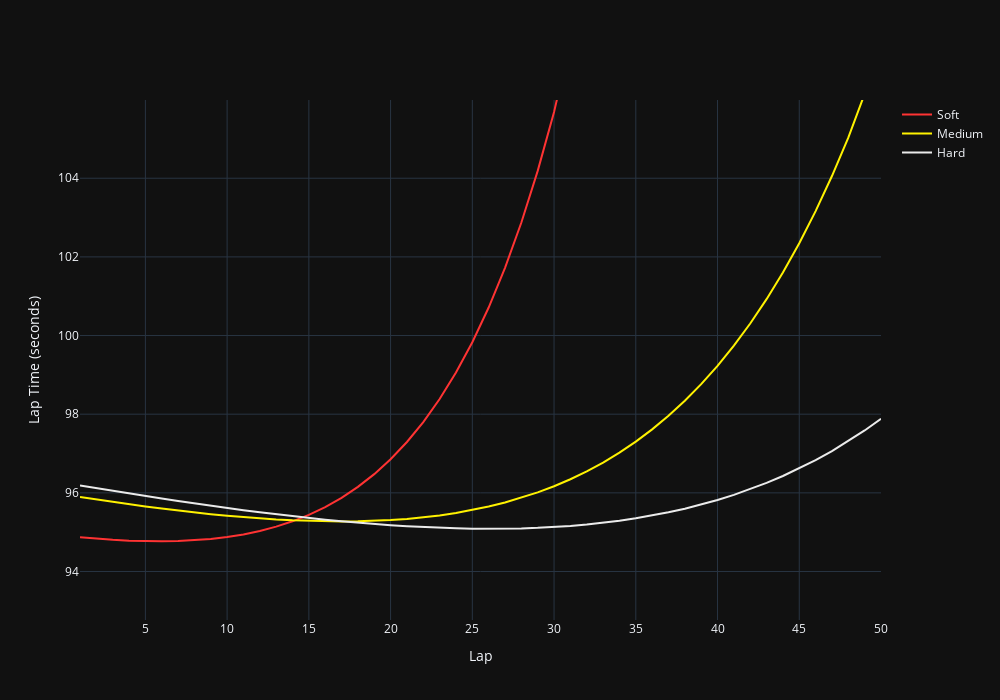

The notebook cell saved with this chart:
### Code cell
hovertemplate = '<b>Lap:</b> %{x}<br><b>Time:</b> %{customdata}'

fig = go.Figure()
fig.add_trace(go.Scatter(x=df_times[df_times['Tyre'] == 'SOFT']['Lap'],
                         y=df_times[df_times['Tyre'] == 'SOFT']['FinalLapTime'],
                         mode='lines',
                         name='Soft',
                         line_color=compound_colors['SOFT'],
                         customdata=df_times[df_times['Tyre'] == 'SOFT']['TimeStr'],
                         hovertemplate=hovertemplate))

fig.add_trace(go.Scatter(x=df_times[df_times['Tyre'] == 'MEDIUM']['Lap'],
                         y=df_times[df_times['Tyre'] == 'MEDIUM']['FinalLapTime'],
                         mode='lines',
                         name='Medium',
                         line_color=compound_colors['MEDIUM'],
                         customdata=df_times[df_times['Tyre'] == 'MEDIUM']['TimeStr'],
                         hovertemplate=hovertemplate))

fig.add_trace(go.Scatter(x=df_times[df_times['Tyre'] == 'HARD']['Lap'],
                         y=df_times[df_times['Tyre'] == 'HARD']['FinalLapTime'],
                         mode='lines',
                         name='Hard',
                         line_color=compound_colors['HARD'],
                         customdata=df_times[df_times['Tyre'] == 'HARD']['TimeStr'],
                         hovertemplate=hovertemplate))

fig.update_yaxes(title_text="Lap Time (seconds)")
fig.update_xaxes(title_text=f"Lap")

fig.update_layout(width=1000, height=700, template='plotly_dark', yaxis_range=[df_times['FinalLapTime'].min() - 2, df_times['LapTimeSeconds'].max() + 10], hovermode='x')
fig.show()

### Figure 1 — Plotly figure (JSON) as saved in the notebook; plotly's stock layout.template omitted (floating-point values rounded to 4 significant figures)
{"data": [{"customdata": ["01:34.873", "01:34.836", "01:34.807", "01:34.784", "01:34.771", "01:34.767", "01:34.774", "01:34.793", "01:34.827", "01:34.876", "01:34.943", "01:35.030", "01:35.140", "01:35.276", "01:35.441", "01:35.639", "01:35.874", "01:36.151", "01:36.476", "01:36.854", "01:37.293", "01:37.801", "01:38.385", "01:39.058", "01:39.829", "01:40.712", "01:41.721", "01:42.873", "01:44.186", "01:45.682", "01:47.383", "01:49.316", "01:51.513", "01:54.007", "01:56.836", "02:00.045", "02:03.682", "02:07.803", "02:12.472", "02:17.759", "02:23.745", "02:30.520", "02:38.188", "02:46.864", "02:56.679", "03:07.782", "03:20.340", "03:34.541", "03:50.601", "04:08.759"], "hovertemplate": "<b>Lap:</b> %{x}<br><b>Time:</b> %{customdata}", "line": {"color": "#FF3333"}, "mode": "lines", "name": "Soft", "type": "scatter", "x": [1, 2, 3, 4, 5, 6, 7, 8, 9, 10, 11, 12, 13, 14, 15, 16, 17, 18, 19, 20, 21, 22, 23, 24, 25, 26, 27, 28, 29, 30, 31, 32, 33, 34, 35, 36, 37, 38, 39, 40, 41, 42, 43, 44, 45, 46, 47, 48, 49, 50], "y": [94.87, 94.84, 94.81, 94.78, 94.77, 94.77, 94.77, 94.79, 94.83, 94.88, 94.94, 95.03, 95.14, 95.28, 95.44, 95.64, 95.87, 96.15, 96.48, 96.85, 97.29, 97.8, 98.39, 99.06, 99.83, 100.7, 101.7, 102.9, 104.2, 105.7, 107.4, 109.3, 111.5, 114.0, 116.8, 120.0, 123.7, 127.8, 132.5, 137.8, 143.7, 150.5, 158.2, 166.9, 176.7, 187.8, 200.3, 214.5, 230.6, 248.8]}, {"customdata": ["01:35.894", "01:35.830", "01:35.769", "01:35.710", "01:35.654", "01:35.600", "01:35.550", "01:35.502", "01:35.458", "01:35.418", "01:35.382", "01:35.350", "01:35.323", "01:35.301", "01:35.285", "01:35.275", "01:35.272", "01:35.275", "01:35.287", "01:35.307", "01:35.336", "01:35.376", "01:35.426", "01:35.488", "01:35.563", "01:35.651", "01:35.755", "01:35.874", "01:36.012", "01:36.169", "01:36.346", "01:36.546", "01:36.771", "01:37.022", "01:37.302", "01:37.614", "01:37.959", "01:38.341", "01:38.763", "01:39.229", "01:39.742", "01:40.305", "01:40.925", "01:41.604", "01:42.348", "01:43.163", "01:44.056", "01:45.031", "01:46.097", "01:47.261"], "hovertemplate": "<b>Lap:</b> %{x}<br><b>Time:</b> %{customdata}", "line": {"color": "#FFF200"}, "mode": "lines", "name": "Medium", "type": "scatter", "x": [1, 2, 3, 4, 5, 6, 7, 8, 9, 10, 11, 12, 13, 14, 15, 16, 17, 18, 19, 20, 21, 22, 23, 24, 25, 26, 27, 28, 29, 30, 31, 32, 33, 34, 35, 36, 37, 38, 39, 40, 41, 42, 43, 44, 45, 46, 47, 48, 49, 50], "y": [95.89, 95.83, 95.77, 95.71, 95.65, 95.6, 95.55, 95.5, 95.46, 95.42, 95.38, 95.35, 95.32, 95.3, 95.29, 95.28, 95.27, 95.28, 95.29, 95.31, 95.34, 95.38, 95.43, 95.49, 95.56, 95.65, 95.76, 95.87, 96.01, 96.17, 96.35, 96.55, 96.77, 97.02, 97.3, 97.61, 97.96, 98.34, 98.76, 99.23, 99.74, 100.3, 100.9, 101.6, 102.3, 103.2, 104.1, 105.0, 106.1, 107.3]}, {"customdata": ["01:36.188", "01:36.119", "01:36.051", "01:35.984", "01:35.918", "01:35.854", "01:35.791", "01:35.731", "01:35.671", "01:35.614", "01:35.559", "01:35.506", "01:35.455", "01:35.407", "01:35.361", "01:35.318", "01:35.278", "01:35.241", "01:35.208", "01:35.178", "01:35.151", "01:35.129", "01:35.111", "01:35.098", "01:35.089", "01:35.086", "01:35.088", "01:35.096", "01:35.111", "01:35.132", "01:35.160", "01:35.195", "01:35.239", "01:35.291", "01:35.353", "01:35.424", "01:35.505", "01:35.598", "01:35.702", "01:35.819", "01:35.949", "01:36.093", "01:36.253", "01:36.428", "01:36.621", "01:36.832", "01:37.062", "01:37.313", "01:37.586", "01:37.883"], "hovertemplate": "<b>Lap:</b> %{x}<br><b>Time:</b> %{customdata}", "line": {"color": "#EBEBEB"}, "mode": "lines", "name": "Hard", "type": "scatter", "x": [1, 2, 3, 4, 5, 6, 7, 8, 9, 10, 11, 12, 13, 14, 15, 16, 17, 18, 19, 20, 21, 22, 23, 24, 25, 26, 27, 28, 29, 30, 31, 32, 33, 34, 35, 36, 37, 38, 39, 40, 41, 42, 43, 44, 45, 46, 47, 48, 49, 50], "y": [96.19, 96.12, 96.05, 95.98, 95.92, 95.85, 95.79, 95.73, 95.67, 95.61, 95.56, 95.51, 95.46, 95.41, 95.36, 95.32, 95.28, 95.24, 95.21, 95.18, 95.15, 95.13, 95.11, 95.1, 95.09, 95.09, 95.09, 95.1, 95.11, 95.13, 95.16, 95.2, 95.24, 95.29, 95.35, 95.42, 95.51, 95.6, 95.7, 95.82, 95.95, 96.09, 96.25, 96.43, 96.62, 96.83, 97.06, 97.31, 97.59, 97.88]}], "layout": {"height": 700, "hovermode": "x", "width": 1000, "xaxis": {"title": {"text": "Lap"}}, "yaxis": {"range": [92.77, 106.0], "title": {"text": "Lap Time (seconds)"}}}}
